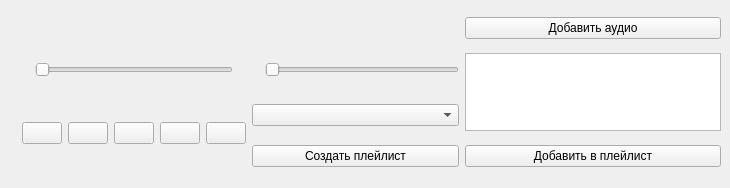
<?xml version="1.0" encoding="UTF-8"?>
<ui version="4.0">
 <class>MainWindow</class>
 <widget class="QMainWindow" name="MainWindow">
  <property name="geometry">
   <rect>
    <x>0</x>
    <y>0</y>
    <width>730</width>
    <height>188</height>
   </rect>
  </property>
  <property name="windowTitle">
   <string>Simple_Player</string>
  </property>
  <widget class="QWidget" name="centralwidget">
   <layout class="QGridLayout" name="gridLayout">
    <item row="1" column="3">
     <layout class="QHBoxLayout" name="horizontalLayout_4">
      <item>
       <widget class="QLabel" name="label">
        <property name="text">
         <string/>
        </property>
       </widget>
      </item>
      <item>
       <widget class="QSlider" name="VolumeSlider">
        <property name="orientation">
         <enum>Qt::Horizontal</enum>
        </property>
       </widget>
      </item>
     </layout>
    </item>
    <item row="0" column="4">
     <widget class="QPushButton" name="addButton">
      <property name="text">
       <string>Добавить аудио</string>
      </property>
     </widget>
    </item>
    <item row="2" column="3">
     <widget class="QComboBox" name="changePlaylistBox"/>
    </item>
    <item row="2" column="1" rowspan="2">
     <layout class="QHBoxLayout" name="horizontalLayout_2">
      <item>
       <widget class="QPushButton" name="infButton">
        <property name="text">
         <string/>
        </property>
       </widget>
      </item>
      <item>
       <layout class="QHBoxLayout" name="horizontalLayout">
        <item>
         <widget class="QPushButton" name="prevButton">
          <property name="text">
           <string/>
          </property>
         </widget>
        </item>
        <item>
         <widget class="QPushButton" name="stop_PlayButton">
          <property name="text">
           <string/>
          </property>
         </widget>
        </item>
        <item>
         <widget class="QPushButton" name="nextButton">
          <property name="text">
           <string/>
          </property>
         </widget>
        </item>
       </layout>
      </item>
      <item>
       <widget class="QPushButton" name="randomButton">
        <property name="text">
         <string/>
        </property>
       </widget>
      </item>
     </layout>
    </item>
    <item row="1" column="1">
     <layout class="QHBoxLayout" name="horizontalLayout_3">
      <item>
       <widget class="QLabel" name="from_start_label">
        <property name="text">
         <string/>
        </property>
       </widget>
      </item>
      <item>
       <widget class="QSlider" name="DurationSlider">
        <property name="orientation">
         <enum>Qt::Horizontal</enum>
        </property>
       </widget>
      </item>
      <item>
       <widget class="QLabel" name="duration_label">
        <property name="text">
         <string/>
        </property>
       </widget>
      </item>
     </layout>
    </item>
    <item row="0" column="0">
     <widget class="QLabel" name="name_Label">
      <property name="text">
       <string/>
      </property>
     </widget>
    </item>
    <item row="3" column="4">
     <widget class="QPushButton" name="addToPlaylist">
      <property name="text">
       <string>Добавить в плейлист</string>
      </property>
     </widget>
    </item>
    <item row="3" column="3">
     <widget class="QPushButton" name="addPlayListButton">
      <property name="text">
       <string>Создать плейлист</string>
      </property>
     </widget>
    </item>
    <item row="1" column="4" rowspan="2">
     <widget class="QListWidget" name="listWidget"/>
    </item>
   </layout>
  </widget>
 </widget>
 <resources/>
 <connections/>
</ui>
